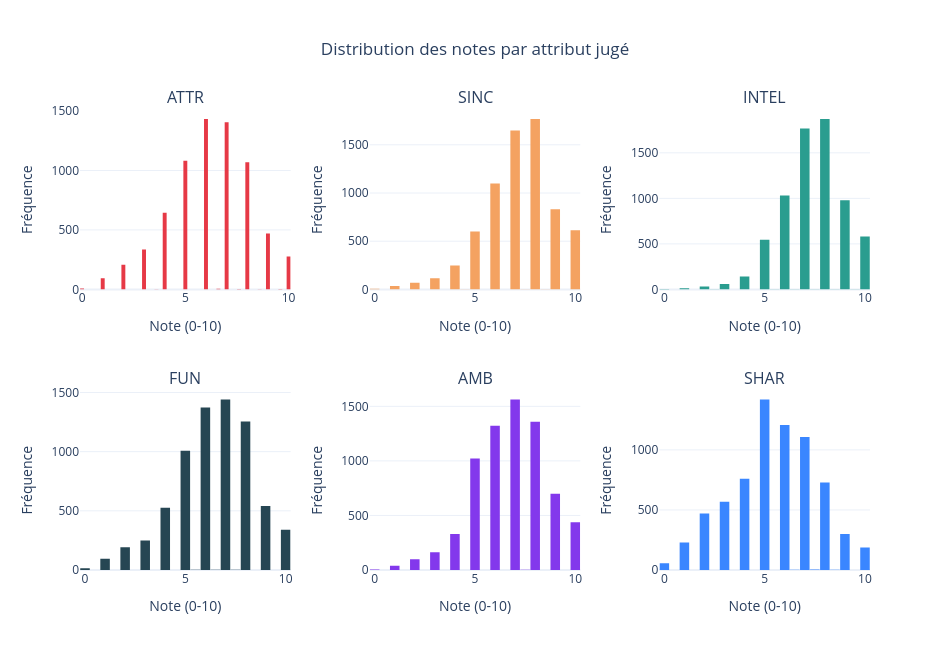

The code cell stored with this chart in its notebook:
### Code cell
#Visualisations
import plotly.graph_objects as go
from plotly.subplots import make_subplots

attributes = ["attr", "sinc", "intel", "fun", "amb", "shar"]
colors = ["#E63946", "#F4A261", "#2A9D8F", "#264653", "#8338EC", "#3A86FF"]

fig = make_subplots(
    rows=2, cols=3,
    subplot_titles=[a.upper() for a in attributes],
    vertical_spacing=0.22,
    horizontal_spacing=0.10
)

for i, col in enumerate(attributes):
    row = i // 3 + 1
    col_pos = i % 3 + 1
    fig.add_trace(
        go.Histogram(x=subset_clean[col], marker_color=colors[i], name=col),
        row=row, col=col_pos
    )

fig.update_layout(
    title=go.layout.Title(text="Distribution des notes par attribut jugé", x=0.5),
    showlegend=False,
    height=650,
    width=950,
    template="plotly_white",
    bargap=0.05,
    margin=dict(t=110)
)
fig.update_xaxes(title_text="Note (0-10)")
fig.update_yaxes(title_text="Fréquence")
fig.show()

### Figure 1 — Plotly figure (JSON) as saved in the notebook; plotly's stock layout.template omitted (floating-point values rounded to 4 significant figures; data arrays with more than 128 entries replaced by an {"elided": "..."} marker saying what was removed)
{"data": [{"marker": {"color": "#E63946"}, "name": "attr", "type": "histogram", "x": {"elided": "7040 float values"}, "xaxis": "x", "yaxis": "y"}, {"marker": {"color": "#F4A261"}, "name": "sinc", "type": "histogram", "x": {"elided": "7040 float values"}, "xaxis": "x2", "yaxis": "y2"}, {"marker": {"color": "#2A9D8F"}, "name": "intel", "type": "histogram", "x": {"elided": "7040 float values"}, "xaxis": "x3", "yaxis": "y3"}, {"marker": {"color": "#264653"}, "name": "fun", "type": "histogram", "x": {"elided": "7040 float values"}, "xaxis": "x4", "yaxis": "y4"}, {"marker": {"color": "#8338EC"}, "name": "amb", "type": "histogram", "x": {"elided": "7040 float values"}, "xaxis": "x5", "yaxis": "y5"}, {"marker": {"color": "#3A86FF"}, "name": "shar", "type": "histogram", "x": {"elided": "7040 float values"}, "xaxis": "x6", "yaxis": "y6"}], "layout": {"annotations": [{"font": {"size": 16}, "showarrow": false, "text": "ATTR", "x": 0.1333, "xanchor": "center", "xref": "paper", "y": 1, "yanchor": "bottom", "yref": "paper"}, {"font": {"size": 16}, "showarrow": false, "text": "SINC", "x": 0.5, "xanchor": "center", "xref": "paper", "y": 1, "yanchor": "bottom", "yref": "paper"}, {"font": {"size": 16}, "showarrow": false, "text": "INTEL", "x": 0.8667, "xanchor": "center", "xref": "paper", "y": 1, "yanchor": "bottom", "yref": "paper"}, {"font": {"size": 16}, "showarrow": false, "text": "FUN", "x": 0.1333, "xanchor": "center", "xref": "paper", "y": 0.39, "yanchor": "bottom", "yref": "paper"}, {"font": {"size": 16}, "showarrow": false, "text": "AMB", "x": 0.5, "xanchor": "center", "xref": "paper", "y": 0.39, "yanchor": "bottom", "yref": "paper"}, {"font": {"size": 16}, "showarrow": false, "text": "SHAR", "x": 0.8667, "xanchor": "center", "xref": "paper", "y": 0.39, "yanchor": "bottom", "yref": "paper"}], "bargap": 0.05, "height": 650, "margin": {"t": 110}, "showlegend": false, "title": {"text": "Distribution des notes par attribut jugé", "x": 0.5}, "width": 950, "xaxis": {"anchor": "y", "domain": [0, 0.2667], "title": {"text": "Note (0-10)"}}, "xaxis2": {"anchor": "y2", "domain": [0.3667, 0.6333], "title": {"text": "Note (0-10)"}}, "xaxis3": {"anchor": "y3", "domain": [0.7333, 1], "title": {"text": "Note (0-10)"}}, "xaxis4": {"anchor": "y4", "domain": [0, 0.2667], "title": {"text": "Note (0-10)"}}, "xaxis5": {"anchor": "y5", "domain": [0.3667, 0.6333], "title": {"text": "Note (0-10)"}}, "xaxis6": {"anchor": "y6", "domain": [0.7333, 1], "title": {"text": "Note (0-10)"}}, "yaxis": {"anchor": "x", "domain": [0.61, 1], "title": {"text": "Fréquence"}}, "yaxis2": {"anchor": "x2", "domain": [0.61, 1], "title": {"text": "Fréquence"}}, "yaxis3": {"anchor": "x3", "domain": [0.61, 1], "title": {"text": "Fréquence"}}, "yaxis4": {"anchor": "x4", "domain": [0, 0.39], "title": {"text": "Fréquence"}}, "yaxis5": {"anchor": "x5", "domain": [0, 0.39], "title": {"text": "Fréquence"}}, "yaxis6": {"anchor": "x6", "domain": [0, 0.39], "title": {"text": "Fréquence"}}}}
